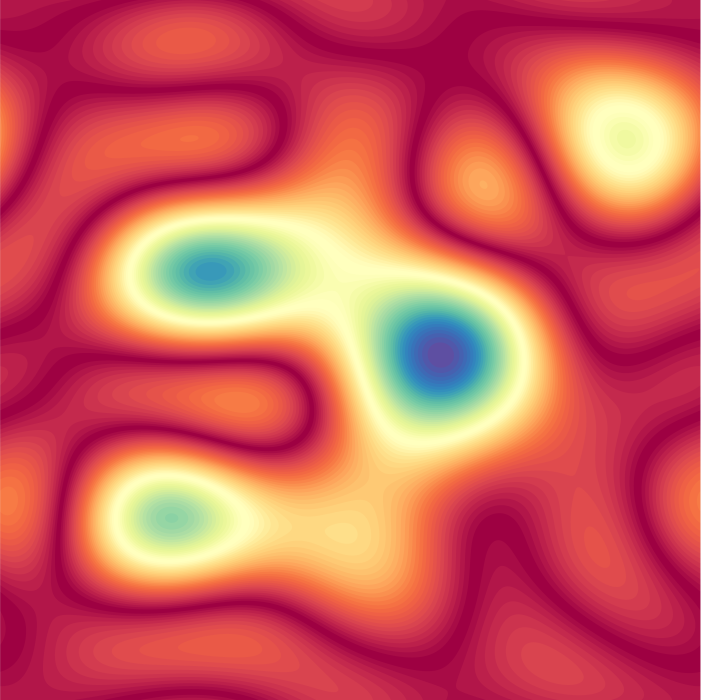
%> input picture Microscopy/figures/Plsim153.png, 2101 x 2100 px (shown at 1/3 size)
$ octave Increase_contrast.m   (GNU Octave 9; MATLAB toolbox functions it lacks are replaced by stand-ins)
%> lines starting %> are read from the running program, lines starting %| are printed output that depends on the picture
close all; clear all;

% this code changes the colorscheme of the simulation results in matlab

X1 = imread('Plsim153.png');
S1 = decorrstretch(X1,'tol',0.015); % Contrast stretching
I1 = rgb2gray(S1);
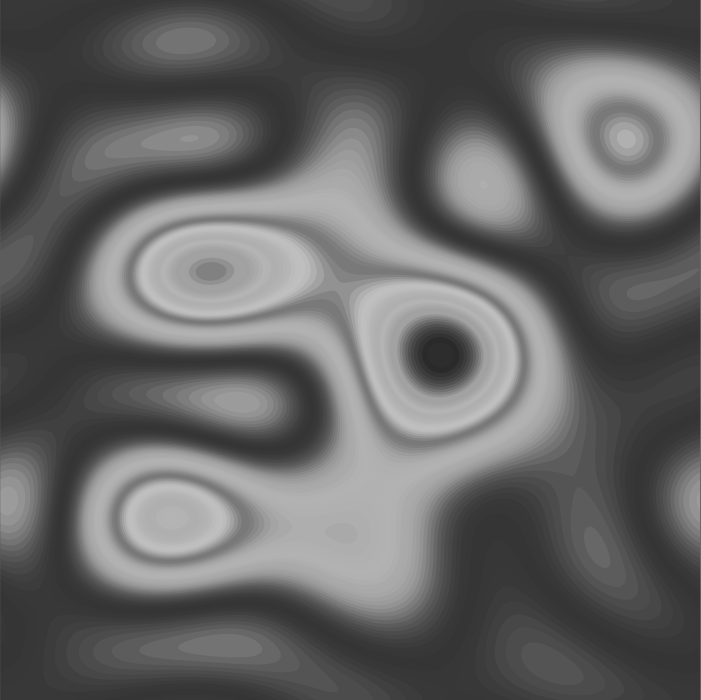
%> I1: size 2100x2101 uint8 (shown at 1/3 size); min 40, max 192, mean 101


figure(1)

imagesc(I1)
colormap(brewermap([],'Spectral')) %RdYlGn 'RdYlBu' Spectral
%> (this line was passed over: brewermap is not available in this run)
colormap(bone)
shading interp;

view([0 90])
axis square
xticks([0 420 840 1260 1680 2100])
xticklabels({'0','100','200', '300','400','500'})

yticks([1 420 840 1260 1680 2100])
yticklabels({'500','400','300', '200','100','0'})

% Labeling
xlabel('$x (nm)$','interpreter','latex')
ylabel('$y (nm)$','interpreter','latex')
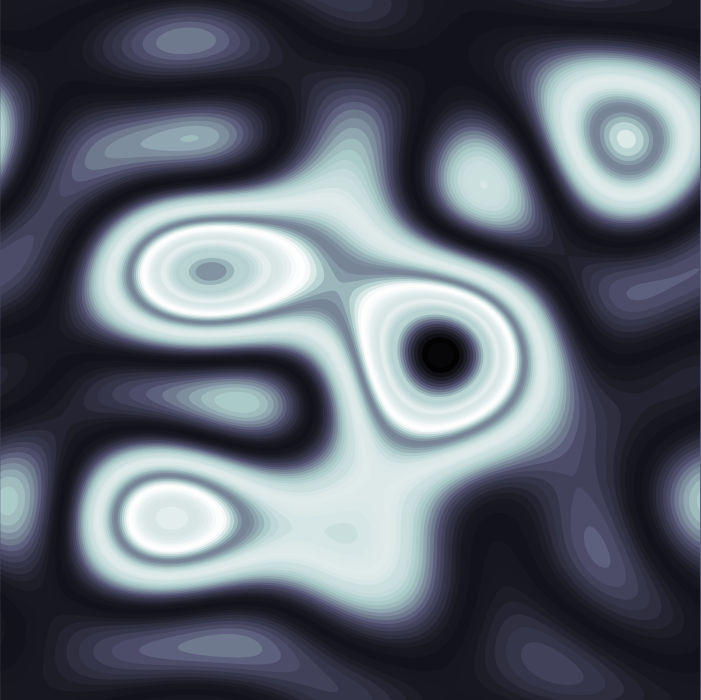
%> displayed picture: size 2100x2101x3, on the screen's scale of 0 to 255 (shown at 1/3 size); mean R, G, B 92.9, 99.7, 111.3

print(gcf,'-dpng','hi_contrast_plsim153','-r1200')

%%
X2 = imread('Plsim75.png');
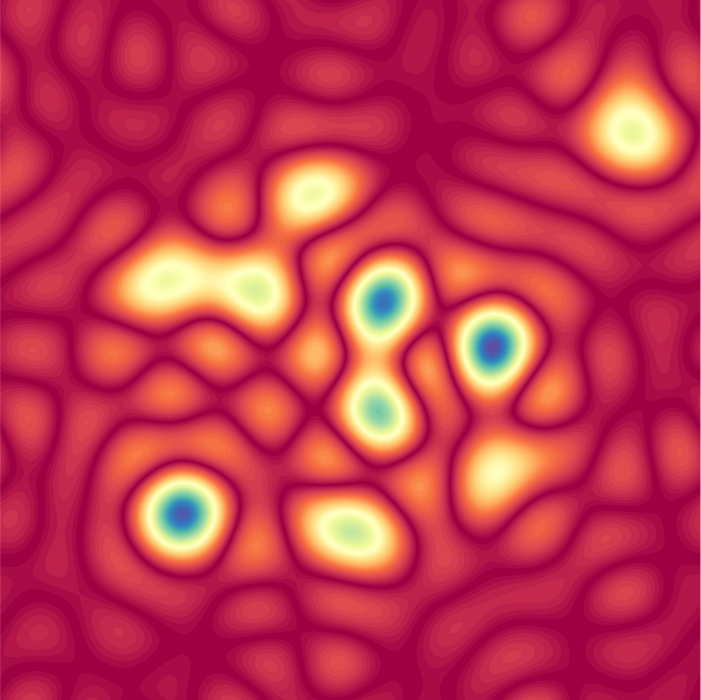
%> input picture Microscopy/figures/Plsim75.png, 2101 x 2100 px (shown at 1/3 size)

% Change the contrast setting accordingly
S2 = decorrstretch(X2,'tol',0.015); % Contrast stretching,
I2 = rgb2gray(S2);
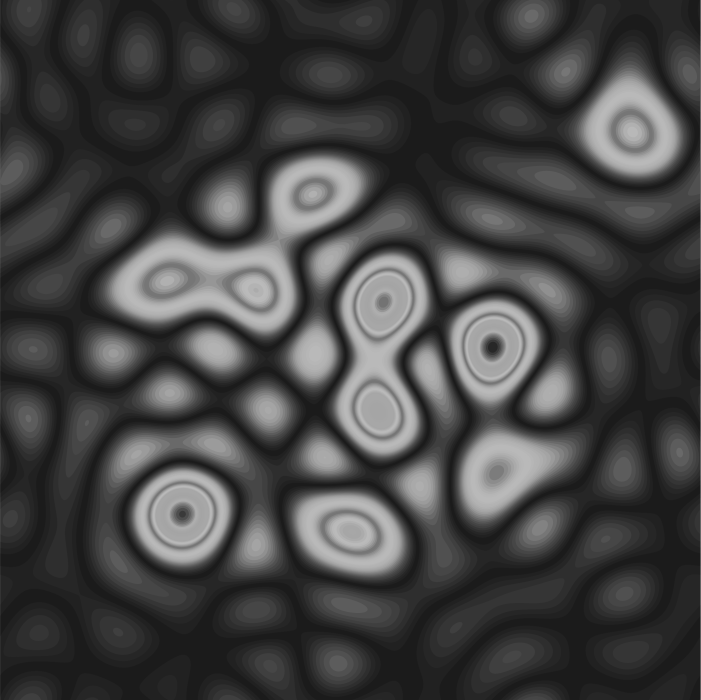
%> I2: size 2100x2101 uint8 (shown at 1/3 size); min 26, max 187, mean 66.9


figure(2)
imagesc(I2)
colormap(brewermap([],'Spectral')) %RdYlGn 'RdYlBu' Spectral
%> (this line was passed over: brewermap is not available in this run)
colormap(bone)
shading interp;

view([0 90])
axis square

% This is an image, so need to change the axis settings
xticks([0 420 840 1260 1680 2100])
xticklabels({'0','100','200', '300','400','500'})

yticks([1 420 840 1260 1680 2100]) % y-values are reversed due to use of imagesc
yticklabels({'500','400','300', '200','100','0'})

% Labeling
xlabel('$x (nm)$','interpreter','latex')
ylabel('$y (nm)$','interpreter','latex')
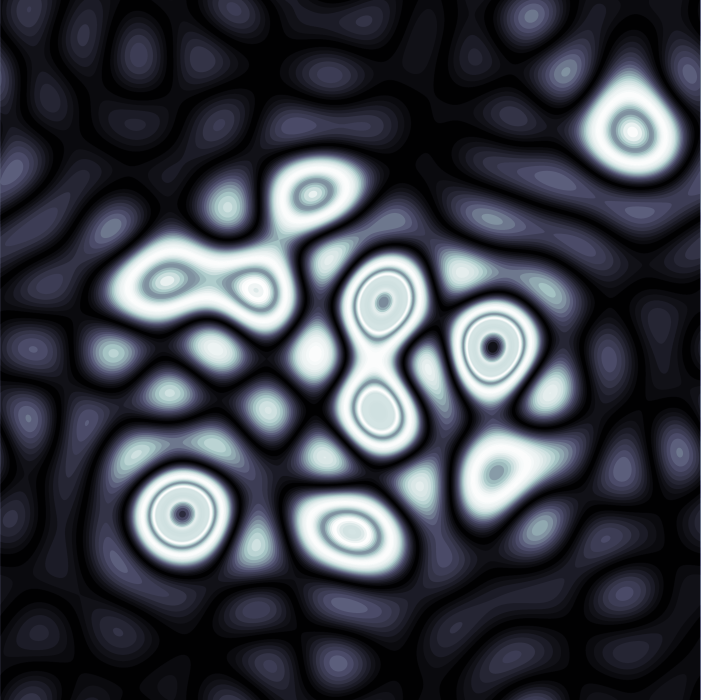
%> displayed picture: size 2100x2101x3, on the screen's scale of 0 to 255 (shown at 1/3 size); mean R, G, B 58.9, 62, 71.4

print(gcf,'-dpng','hi_contrast_plsim75','-r1200')
